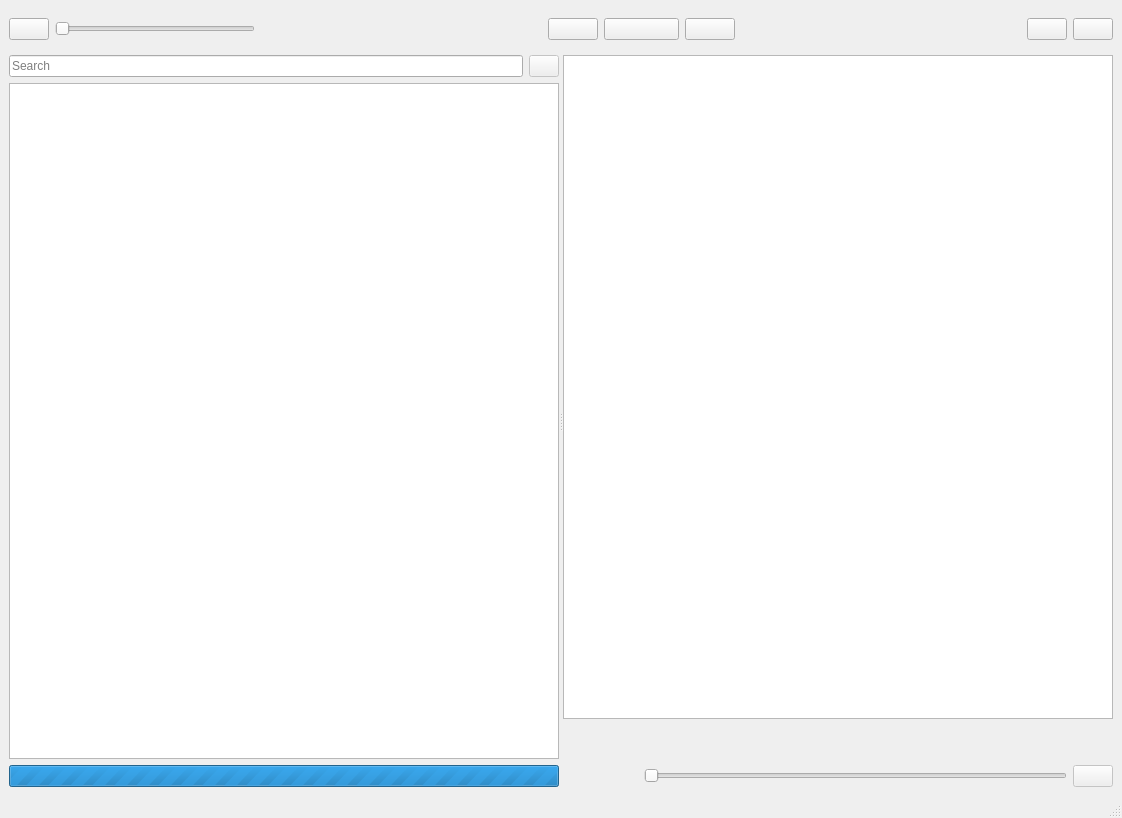
<?xml version="1.0" encoding="UTF-8"?>
<ui version="4.0">
 <class>Form1</class>
 <widget class="QMainWindow" name="Form1">
  <property name="geometry">
   <rect>
    <x>0</x>
    <y>0</y>
    <width>1122</width>
    <height>818</height>
   </rect>
  </property>
  <property name="windowTitle">
   <string>Form1</string>
  </property>
  <property name="windowIcon">
   <iconset resource="Form1.qrc">
    <normaloff>:/icons/Form1.png</normaloff>:/icons/Form1.png</iconset>
  </property>
  <widget class="QWidget" name="centralwidget">
   <layout class="QVBoxLayout" name="verticalLayout_3" stretch="0,1">
    <item>
     <widget class="QWidget" name="widget" native="true">
      <layout class="QHBoxLayout" name="horizontalLayout" stretch="0,0,0,0,0,0,0,0,0">
       <property name="leftMargin">
        <number>0</number>
       </property>
       <property name="rightMargin">
        <number>0</number>
       </property>
       <item>
        <widget class="QPushButton" name="SettingsButton">
         <property name="toolTip">
          <string>Setting</string>
         </property>
         <property name="text">
          <string/>
         </property>
         <property name="icon">
          <iconset resource="Form1.qrc">
           <normaloff>:/icons/icons/settings.png</normaloff>:/icons/icons/settings.png</iconset>
         </property>
        </widget>
       </item>
       <item>
        <widget class="QSlider" name="VolumeSlider">
         <property name="maximumSize">
          <size>
           <width>200</width>
           <height>16777215</height>
          </size>
         </property>
         <property name="maximum">
          <number>100</number>
         </property>
         <property name="singleStep">
          <number>5</number>
         </property>
         <property name="orientation">
          <enum>Qt::Horizontal</enum>
         </property>
        </widget>
       </item>
       <item>
        <spacer name="horizontalSpacer">
         <property name="orientation">
          <enum>Qt::Horizontal</enum>
         </property>
         <property name="sizeHint" stdset="0">
          <size>
           <width>40</width>
           <height>20</height>
          </size>
         </property>
        </spacer>
       </item>
       <item>
        <widget class="QPushButton" name="PrevTrackButton">
         <property name="minimumSize">
          <size>
           <width>50</width>
           <height>0</height>
          </size>
         </property>
         <property name="toolTip">
          <string>Previous Track</string>
         </property>
         <property name="text">
          <string/>
         </property>
         <property name="icon">
          <iconset resource="Form1.qrc">
           <normaloff>:/icons/icons/prev.png</normaloff>:/icons/icons/prev.png</iconset>
         </property>
        </widget>
       </item>
       <item>
        <widget class="QPushButton" name="PlayPauseButton">
         <property name="minimumSize">
          <size>
           <width>75</width>
           <height>0</height>
          </size>
         </property>
         <property name="toolTip">
          <string>Play / Pause</string>
         </property>
         <property name="text">
          <string/>
         </property>
         <property name="icon">
          <iconset resource="Form1.qrc">
           <normaloff>:/icons/icons/play.png</normaloff>:/icons/icons/play.png</iconset>
         </property>
        </widget>
       </item>
       <item>
        <widget class="QPushButton" name="NextTrackButton">
         <property name="minimumSize">
          <size>
           <width>50</width>
           <height>0</height>
          </size>
         </property>
         <property name="toolTip">
          <string>Next Track</string>
         </property>
         <property name="text">
          <string/>
         </property>
         <property name="icon">
          <iconset resource="Form1.qrc">
           <normaloff>:/icons/icons/next.png</normaloff>:/icons/icons/next.png</iconset>
         </property>
        </widget>
       </item>
       <item>
        <spacer name="horizontalSpacer_2">
         <property name="orientation">
          <enum>Qt::Horizontal</enum>
         </property>
         <property name="sizeHint" stdset="0">
          <size>
           <width>226</width>
           <height>20</height>
          </size>
         </property>
        </spacer>
       </item>
       <item>
        <widget class="QPushButton" name="ShuffleButton">
         <property name="toolTip">
          <string>Shuffle Playlist</string>
         </property>
         <property name="text">
          <string/>
         </property>
         <property name="icon">
          <iconset resource="Form1.qrc">
           <normaloff>:/icons/icons/shuffle.png</normaloff>:/icons/icons/shuffle.png</iconset>
         </property>
         <property name="checkable">
          <bool>true</bool>
         </property>
        </widget>
       </item>
       <item>
        <widget class="QPushButton" name="LoopButton">
         <property name="toolTip">
          <string>Repeat Playlist</string>
         </property>
         <property name="text">
          <string/>
         </property>
         <property name="icon">
          <iconset resource="Form1.qrc">
           <normaloff>:/icons/icons/repeat.png</normaloff>:/icons/icons/repeat.png</iconset>
         </property>
         <property name="checkable">
          <bool>true</bool>
         </property>
        </widget>
       </item>
      </layout>
     </widget>
    </item>
    <item>
     <widget class="QSplitter" name="MainSplitter">
      <property name="orientation">
       <enum>Qt::Horizontal</enum>
      </property>
      <property name="childrenCollapsible">
       <bool>false</bool>
      </property>
      <widget class="QWidget" name="layoutWidget1">
       <layout class="QVBoxLayout" name="verticalLayout_2">
        <item>
         <layout class="QHBoxLayout" name="horizontalLayout_3">
          <item>
           <widget class="QLineEdit" name="SearchLine">
            <property name="placeholderText">
             <string>Search</string>
            </property>
           </widget>
          </item>
          <item>
           <widget class="QPushButton" name="ClearSearchButton">
            <property name="enabled">
             <bool>false</bool>
            </property>
            <property name="maximumSize">
             <size>
              <width>30</width>
              <height>16777215</height>
             </size>
            </property>
            <property name="text">
             <string/>
            </property>
            <property name="icon">
             <iconset resource="Form1.qrc">
              <normaloff>:/icons/icons/clear.png</normaloff>:/icons/icons/clear.png</iconset>
            </property>
           </widget>
          </item>
         </layout>
        </item>
        <item>
         <widget class="QListView" name="PlaylistsView">
          <property name="editTriggers">
           <set>QAbstractItemView::EditKeyPressed</set>
          </property>
          <property name="uniformItemSizes">
           <bool>true</bool>
          </property>
         </widget>
        </item>
        <item>
         <widget class="QProgressBar" name="BusyProgress">
          <property name="maximumSize">
           <size>
            <width>16777215</width>
            <height>16777215</height>
           </size>
          </property>
          <property name="maximum">
           <number>0</number>
          </property>
          <property name="value">
           <number>-1</number>
          </property>
          <property name="textVisible">
           <bool>false</bool>
          </property>
          <property name="format">
           <string/>
          </property>
         </widget>
        </item>
       </layout>
      </widget>
      <widget class="QWidget" name="layoutWidget2">
       <layout class="QVBoxLayout" name="verticalLayout" stretch="0,0,0,0">
        <item>
         <widget class="TrackListView" name="TracksView"/>
        </item>
        <item>
         <layout class="QHBoxLayout" name="horizontalLayout_4">
          <item>
           <widget class="QLabel" name="ArtistLabel">
            <property name="text">
             <string/>
            </property>
           </widget>
          </item>
          <item>
           <widget class="QLabel" name="NumSongsLabel">
            <property name="text">
             <string/>
            </property>
            <property name="alignment">
             <set>Qt::AlignRight|Qt::AlignTrailing|Qt::AlignVCenter</set>
            </property>
           </widget>
          </item>
         </layout>
        </item>
        <item>
         <layout class="QHBoxLayout" name="horizontalLayout_5">
          <item>
           <widget class="QLabel" name="SongLabel">
            <property name="text">
             <string/>
            </property>
           </widget>
          </item>
          <item>
           <widget class="QLabel" name="PlaylistDurationLabel">
            <property name="text">
             <string/>
            </property>
            <property name="alignment">
             <set>Qt::AlignRight|Qt::AlignTrailing|Qt::AlignVCenter</set>
            </property>
           </widget>
          </item>
         </layout>
        </item>
        <item>
         <layout class="QHBoxLayout" name="horizontalLayout_2">
          <item>
           <widget class="QLabel" name="TrackTimeLabel">
            <property name="sizePolicy">
             <sizepolicy hsizetype="Preferred" vsizetype="Preferred">
              <horstretch>0</horstretch>
              <verstretch>0</verstretch>
             </sizepolicy>
            </property>
            <property name="minimumSize">
             <size>
              <width>75</width>
              <height>0</height>
             </size>
            </property>
            <property name="text">
             <string/>
            </property>
           </widget>
          </item>
          <item>
           <widget class="QSlider" name="TrackPositionSlider">
            <property name="enabled">
             <bool>false</bool>
            </property>
            <property name="maximum">
             <number>1000</number>
            </property>
            <property name="tracking">
             <bool>true</bool>
            </property>
            <property name="orientation">
             <enum>Qt::Horizontal</enum>
            </property>
           </widget>
          </item>
          <item>
           <widget class="QPushButton" name="ShowSongButton">
            <property name="enabled">
             <bool>false</bool>
            </property>
            <property name="toolTip">
             <string>Jump to playing track</string>
            </property>
            <property name="text">
             <string/>
            </property>
            <property name="icon">
             <iconset resource="Form1.qrc">
              <normaloff>:/icons/icons/jumpto.png</normaloff>:/icons/icons/jumpto.png</iconset>
            </property>
           </widget>
          </item>
         </layout>
        </item>
       </layout>
      </widget>
     </widget>
    </item>
   </layout>
  </widget>
  <widget class="QStatusBar" name="statusbar"/>
 </widget>
 <customwidgets>
  <customwidget>
   <class>TrackListView</class>
   <extends>QTreeView</extends>
   <header>tracklistview.h</header>
  </customwidget>
 </customwidgets>
 <resources>
  <include location="Form1.qrc"/>
 </resources>
 <connections/>
</ui>
